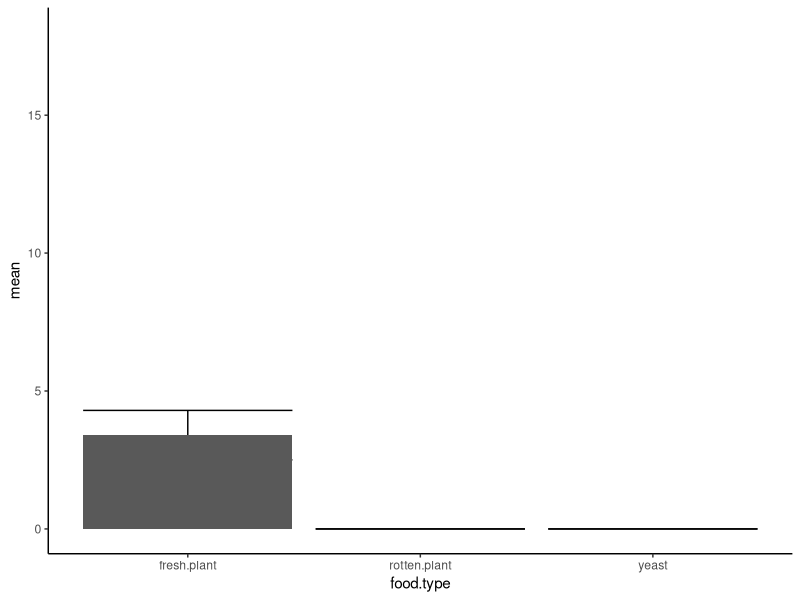
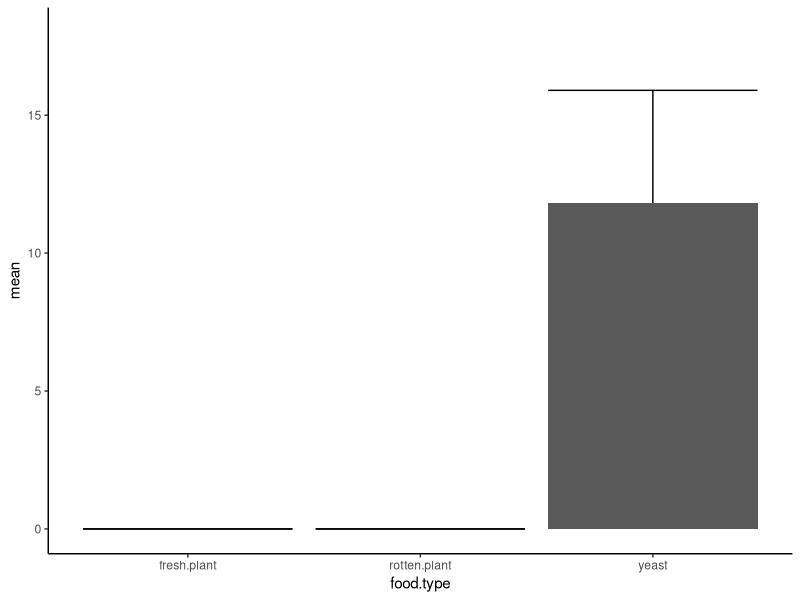
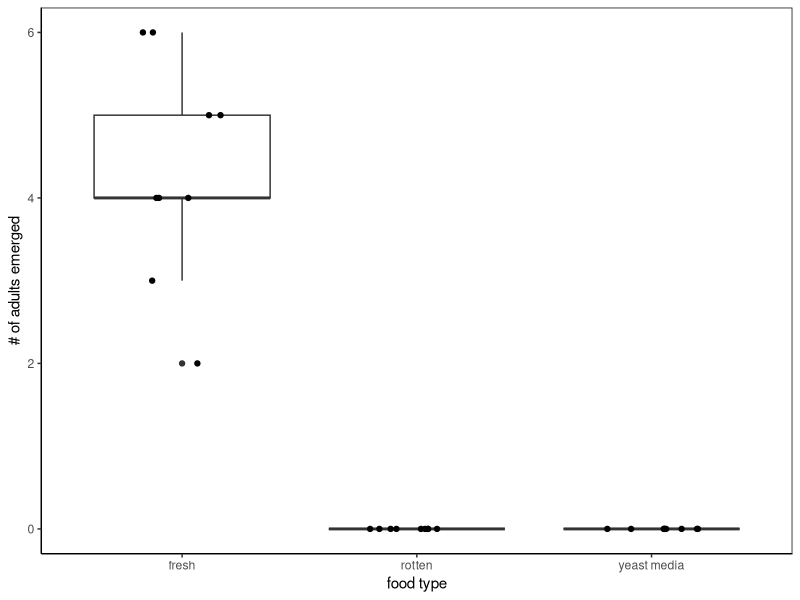
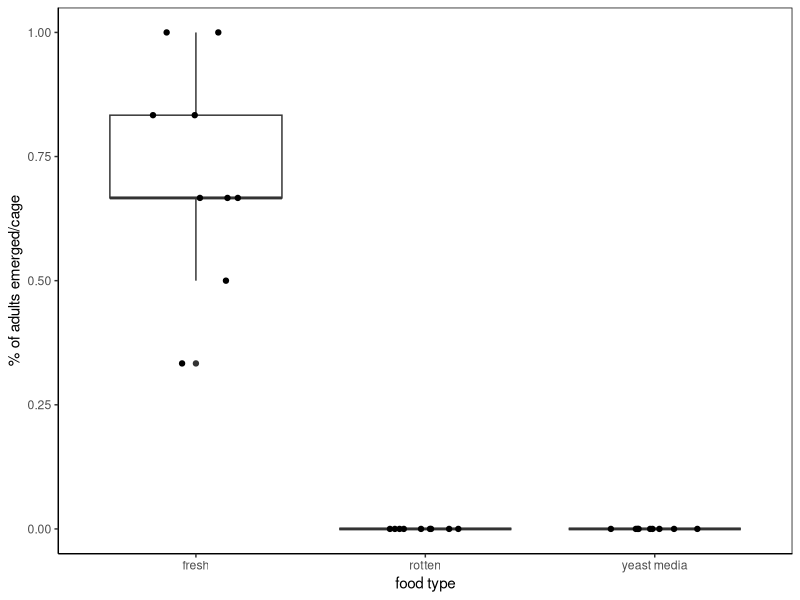
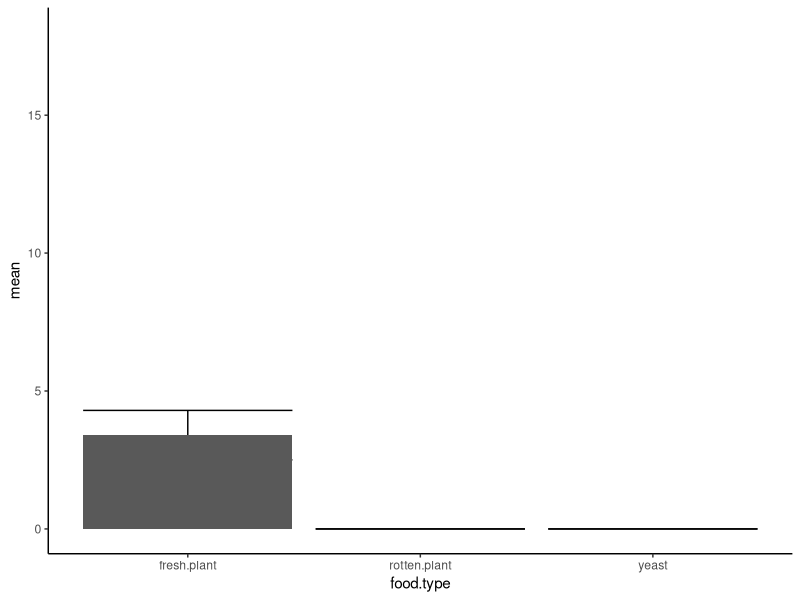
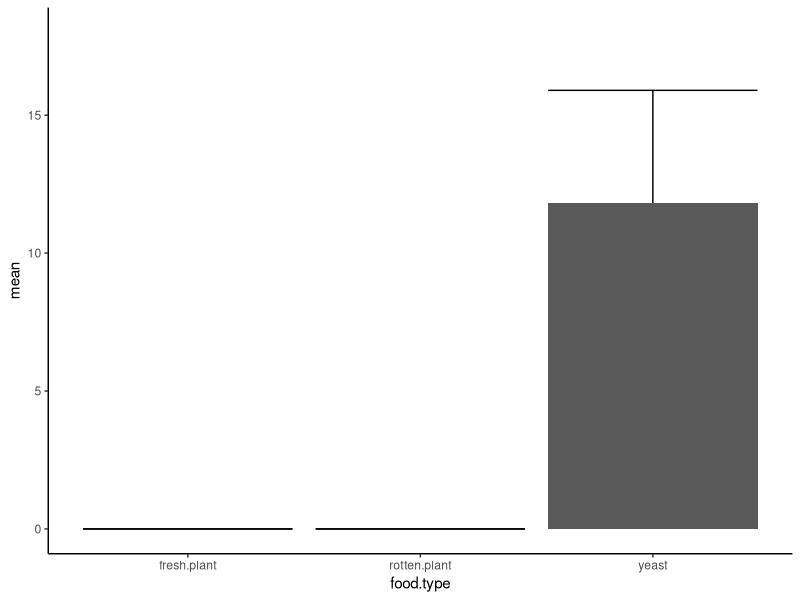

Recreate these plots in R, in order.
library("coin")
library (tidyverse)

setwd("/Users/jessicaaguilar/Desktop/Temporary.data.folder")


all_trials = read.csv("HerbivoryPaper_ChoiceTrials_Long_20220725.csv", header = T)

# TEST FOR SIGNIFICANCE (s flava)

flava_trials = subset(all_trials, species == "S. flava")
flava_trials$cage = as.factor(flava_trials$cage)
flava_trials$food.type = as.factor(flava_trials$food.type)
flava_trials$egg.count = as.numeric(flava_trials$egg.count)


# flava stats - per cage, are there significant differences in eggs per foodtype?

kruskal_test(flava_trials$egg.count ~ flava_trials$food.type | flava_trials$cage, distribution = approximate(nresample = 1e7))
# chi-squared = 19.767, p-value = 4.82e-05

#total flava egg number
sum(flava_trials$egg.count)
#34

#number of flava trials with eggs 
flava_trialsbycage <- group_by(flava_trials, cage)
flava_egg.count <- summarize(flava_trialsbycage, cage_eggs = sum(egg.count))
flava_egg.count$cage_eggs <- as.numeric(flava_egg.count$cage_eggs)

flava_eggs <- subset(flava_egg.count, cage_eggs > 0)

flava_witheggs <- subset(flava_trials, cage %in% flava_eggs$cage)

flava_summary <-flava_witheggs %>% 
  group_by(food.type) %>% 
  summarise(mean = mean(egg.count),
            se = sd(egg.count)/sqrt(n()),
            max = mean+se,
            min = mean-se )
flava_summary 

flava_plot <-  flava_summary %>% 
  ggplot(aes(x=food.type, y= mean, ymin = min, ymax = max)) +
  geom_errorbar() +
  geom_col()+
  theme_classic()+
  ylim(0, 18)
flava_plot
ggsave("flava_bar.pdf", width = 4.5, height = 3.5)

# TEST FOR SIGNIFICANCE (dmel)

dmel_trials = subset(all_trials, species == "D. melanogaster")
dmel_trials$cage = as.factor(dmel_trials$cage)
dmel_trials$food.type = as.factor(dmel_trials$food.type)
dmel_trials$egg.count = as.numeric(dmel_trials$egg.count)


# flava stats - per cage, are there significant differences in eggs per foodtype?

kruskal_test(dmel_trials$egg.count ~ dmel_trials$food.type | dmel_trials$cage, distribution = approximate(nresample = 1e7))
# chi-squared = 21.902, p-value = 1.51e-05

#total flava egg number
sum(dmel_trials$egg.count)
#130

#number of flava trials with eggs 
dmel_trialsbycage <- group_by(dmel_trials, cage)
dmel_egg.count <- summarize(dmel_trialsbycage, cage_eggs = sum(egg.count))
dmel_egg.count$cage_eggs <- as.numeric(dmel_egg.count$cage_eggs)

dmel_eggs <- subset(dmel_egg.count, cage_eggs > 0)

dmel_witheggs <- subset(dmel_trials, cage %in% dmel_eggs$cage)

dmel_summary <-dmel_witheggs %>% 
  group_by(food.type) %>% 
  summarise(mean = mean(egg.count),
            se = sd(egg.count)/sqrt(n()),
            max = mean+se,
            min = mean-se )
dmel_summary 

dmel_plot <-  dmel_summary %>% 
  ggplot(aes(x=food.type, y= mean, ymin = min, ymax = max)) +
  geom_errorbar() +
  geom_col()+
  theme_classic()+
  ylim(0, 18)
dmel_plot
ggsave("dmel_bar.pdf", width = 4.5, height = 3.5)



## DEVELOPMENT TRIALS

survivors = read.csv("genome_larval.devo_2019.01.03.csv", header = T)
survivors$food.type = as.factor(survivors$food.type)

kruskal_test(survivors$total.numb.flies ~ survivors$food.type, distribution = approximate(nresample = 1e7))
# chi-squared = 24.712, p-value = 9e-07



###box plot for survival data 
library(ggplot2)
survivor_plot <- ggplot(data = survivors) +
  theme_classic() +
  geom_boxplot(aes(x= food.type, y=total.numb.flies)) +
  theme(panel.border = element_rect(linetype = "solid", fill = NA)) +
  ylab("# of adults emerged") +
  xlab("food type") +
  geom_point(aes(x= food.type, y= total.numb.flies), position = position_jitter(w = 0.2, h = 0))

survivor_plot

#calculate percent emerged (out of 6 bc that is the number of larvae added to each trial)
percent.emerged = survivors$total.numb.flies/6

percent.emerged_plot <- ggplot(data = survivors) +
  theme_classic() +
  geom_boxplot(aes(x= food.type, y=percent.emerged)) +
  theme(panel.border = element_rect(linetype = "solid", fill = NA)) +
  ylab("% of adults emerged/cage") +
  xlab("food type") +
  geom_point(aes(x= food.type, y= percent.emerged), position = position_jitter(w = 0.2, h = 0))

percent.emerged_plot


percent.emerged_aov <- aov(percent.emerged ~ food.type, data = survivors)
summary(percent.emerged_aov)
TukeyHSD(percent.emerged_aov)
